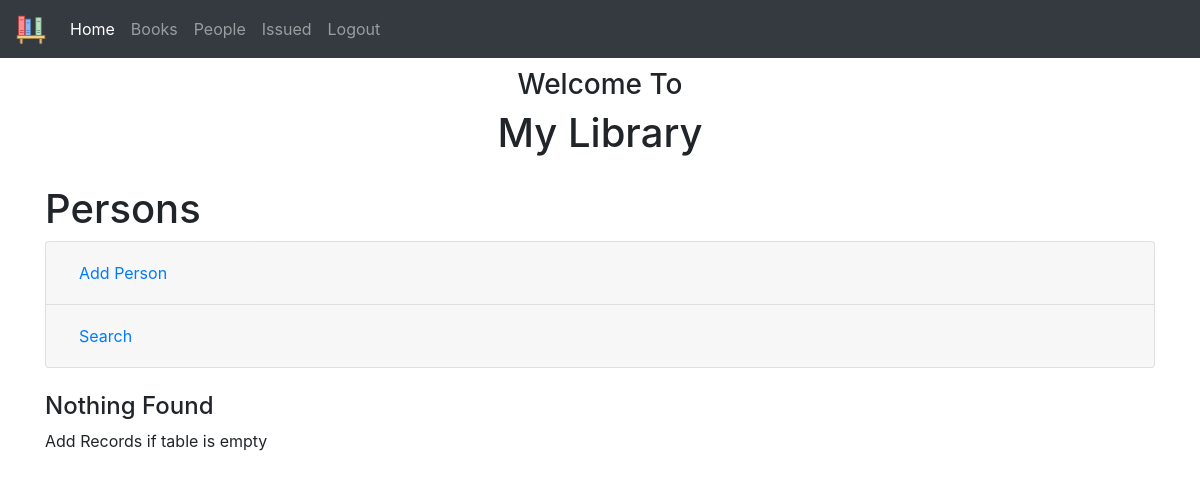
The page /persons/ (signed in) on the database as committed earlier.
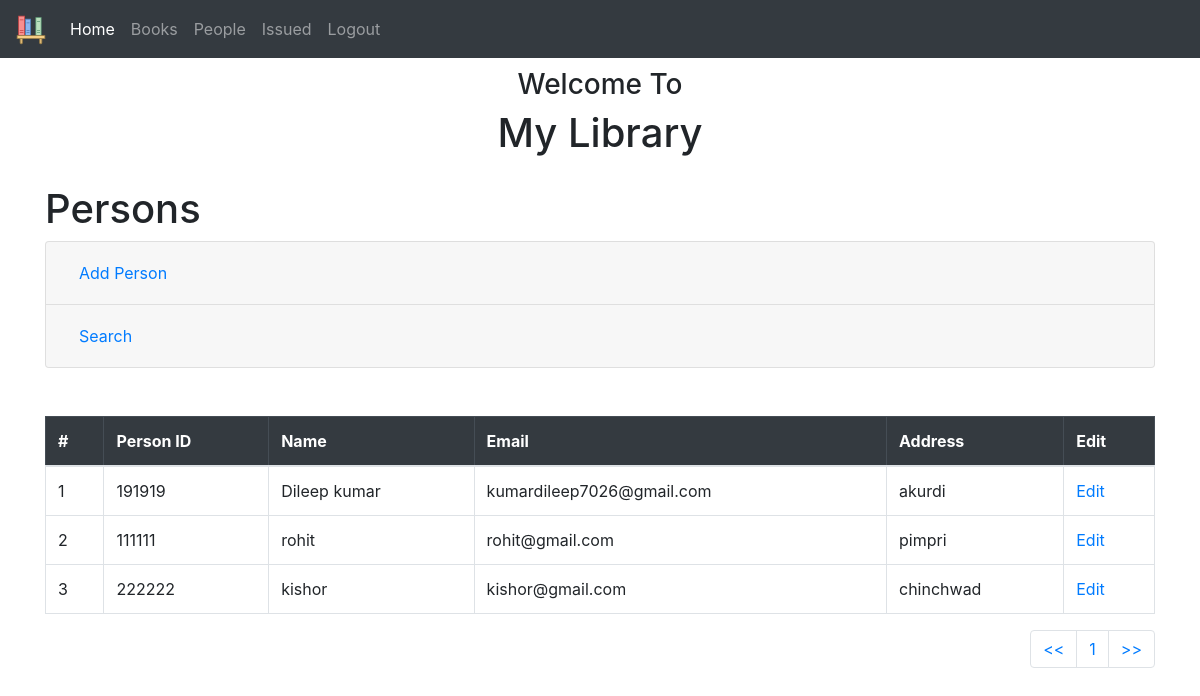
The same page on the database as committed later.
### library/models.py (models this page shows, shortened)
class Person(models.Model):
    pid = models.CharField(max_length=6, unique=True)
    name = models.CharField(max_length=200)
    email = models.EmailField()
    address = models.CharField(max_length=300)

### library/views.py (the view)
# urls.py: path('persons/', views.persons, name='persons'),
@login_required(login_url='/admin/login/')
def persons(request):
    all_persons = Person.objects.all()
    if request.method == "POST":
        form = PersonForm(request.POST or None)
        if form.is_valid():
            form.save()
            messages.success(request, 'New Person Added')
        else:
            print(form.errors)
            messages.error(request, form.errors)
        return redirect('persons')
    elif request.method == "GET":
        query = request.GET.get("q", None)
        objects = Person.objects.all()
        if query is not None:
            all_persons = objects.filter(Q(pid__icontains=query) | Q(name__icontains=query))
    paginator = Paginator(all_persons, 7)
    page = request.GET.get('pg')
    all_persons = paginator.get_page(page)
    return render(request, 'persons.html', {'all_persons': all_persons})

### templates/persons.html (shortened to what this page needs)
{% extends "base.html" %}
{% block content %}
    <div class="container">
        <h1>Persons</h1>
        <div class="accordion" id="accordionExample">
            <div class="card">
                <div class="card-header" id="headingOne">
                    <h2 class="mb-0">
                        <button class="btn btn-link btn-block text-left" type="button" data-toggle="collapse"
                                data-target="#collapseOne" aria-expanded="true" aria-controls="collapseOne">
                            Add Person
                        </button>
                    </h2>
                </div>
            </div>
            <div class="card">
                <div class="card-header" id="headingTwo">
                    <h2 class="mb-0">
                        <button class="btn btn-link btn-block text-left collapsed" type="button" data-toggle="collapse"
                                data-target="#collapseTwo" aria-expanded="false" aria-controls="collapseTwo">
                            Search
                        </button>
                    </h2>
                </div>
            </div>
        </div>
        <br>
        {% if all_persons %}
            <br>
            <table class="table table-bordered">
                <thead class="table-dark">
                <tr>
                    <th scope="col">#</th>
                    <th scope="col">Person ID</th>
                    <th scope="col">Name</th>
                    <th scope="col">Email</th>
                    <th scope="col">Address</th>
                    <th scope="col">Edit</th>
                </tr>
                </thead>
                <tbody>
                {% for obj in all_persons %}
                    <tr>
                        <td>{{ obj.id }}</td>
                        <td>{{ obj.pid }}</td>
                        <td>{{ obj.name }}</td>
                        <td>{{ obj.email }}</td>
                        <td>{{ obj.address }}</td>
                        <td><a href="{% url 'edit_person' obj.id %}"> Edit </a></td>
                    </tr>
                {% endfor %}
                </tbody>
            </table>
            <nav aria-label="Page navigation example">
                <ul class="pagination justify-content-end">
                    <li class="page-item"><a class="page-link" href="?pg=1"><<</a></li>
                    <li class="page-item"><a class="page-link"
                                             href="?pg={{ all_persons.number }}">{{ all_persons.number }}</a></li>
                    <li class="page-item"><a class="page-link" href="?pg={{ all_persons.paginator.num_pages }}">>></a>
                    </li>
                </ul>
            </nav>
        {% else %}
            <h4>Nothing Found</h4>
            <p>Add Records if table is empty</p>
        {% endif %}
    </div>
{% endblock %}

Rows that differ between the two databases and show on the page:
added Person: id "1", pid "191919", name "Dileep kumar", email "kumardileep7026@gmail.com", address "akurdi"
added Person: id "2", pid "111111", name "rohit", email "rohit@gmail.com", address "pimpri"
added Person: id "3", pid "222222", name "kishor", email "kishor@gmail.com", address "chinchwad"
Other text that changed with them:
{{ all_persons.number }}: (not shown) → "1"
text no longer shown: "Nothing Found Add Records if table is empty"
text now shown: "# Person ID Name Email Address Edit << >>"
